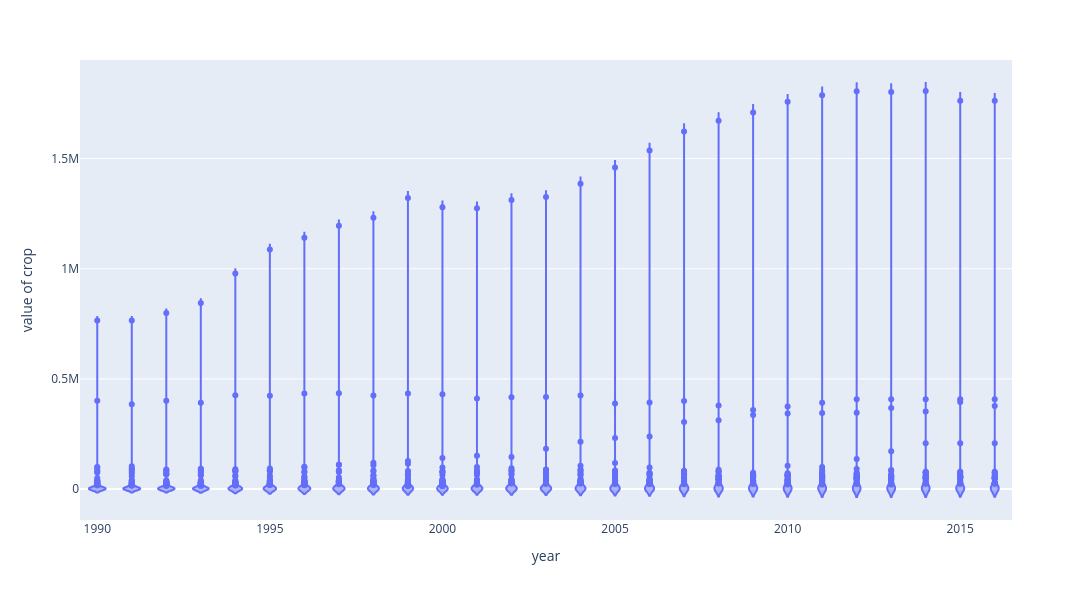

This figure's notebook cell:
### Code cell
import plotly.express as px

fig=px.violin(x1,x='Year',y='Value')

fig.update_layout(xaxis_title='year',yaxis_title='value of crop',height=600,width=1200)

fig.show()

### Figure 1 — Plotly figure (JSON) as saved in the notebook; plotly's stock layout.template omitted (floating-point values rounded to 4 significant figures; data arrays with more than 128 entries replaced by an {"elided": "..."} marker saying what was removed)
{"data": [{"alignmentgroup": "True", "box": {"visible": false}, "hovertemplate": "Year=%{x}<br>Value=%{y}<extra></extra>", "legendgroup": "", "marker": {"color": "#636efa"}, "name": "", "offsetgroup": "", "orientation": "v", "scalegroup": "True", "showlegend": false, "type": "violin", "x": {"elided": "4349 int values"}, "x0": " ", "xaxis": "x", "y": {"elided": "4349 float values"}, "y0": " ", "yaxis": "y"}], "layout": {"height": 600, "legend": {"tracegroupgap": 0}, "margin": {"t": 60}, "violinmode": "group", "width": 1200, "xaxis": {"anchor": "y", "domain": [0, 1], "title": {"text": "year"}}, "yaxis": {"anchor": "x", "domain": [0, 1], "title": {"text": "value of crop"}}}}
